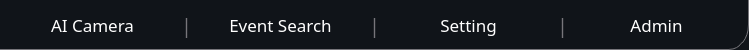
             <widget class="QWidget" name="tab_backgournd" native="true">
              <property name="sizePolicy">
               <sizepolicy hsizetype="Fixed" vsizetype="Fixed">
                <horstretch>0</horstretch>
                <verstretch>0</verstretch>
               </sizepolicy>
              </property>
              <property name="minimumSize">
               <size>
                <width>522</width>
                <height>50</height>
               </size>
              </property>
              <property name="maximumSize">
               <size>
                <width>12345</width>
                <height>50</height>
               </size>
              </property>
              <property name="styleSheet">
               <string notr="true">background-color: rgb(16, 20, 25);

border-right: 1px solid rgb(119, 118, 123);
border-bottom-right-radius:20px solid rgb(119, 118, 123);

border-bottom:1px solid rgb(119, 118, 123);
</string>
              </property>
              <layout class="QHBoxLayout" name="horizontalLayout_14">
               <item>
                <layout class="QHBoxLayout" name="horizontalLayout_31">
                 <item>
                  <widget class="QPushButton" name="camera_bnt">
                   <property name="minimumSize">
                    <size>
                     <width>163</width>
                     <height>28</height>
                    </size>
                   </property>
                   <property name="maximumSize">
                    <size>
                     <width>163</width>
                     <height>28</height>
                    </size>
                   </property>
                   <property name="font">
                    <font>
                     <family>Sans</family>
                     <pointsize>13</pointsize>
                    </font>
                   </property>
                   <property name="cursor">
                    <cursorShape>PointingHandCursor</cursorShape>
                   </property>
                   <property name="styleSheet">
                    <string notr="true">color: rgb(255, 255, 255);
border: 1px solid rgba(0, 0, 0, 0);
background-color: rgba(191, 64, 64, 0);</string>
                   </property>
                   <property name="text">
                    <string>AI Camera</string>
                   </property>
                  </widget>
                 </item>
                 <item>
                  <widget class="QLabel" name="tab_partion_11">
                   <property name="sizePolicy">
                    <sizepolicy hsizetype="Fixed" vsizetype="Fixed">
                     <horstretch>0</horstretch>
                     <verstretch>0</verstretch>
                    </sizepolicy>
                   </property>
                   <property name="minimumSize">
                    <size>
                     <width>3</width>
                     <height>0</height>
                    </size>
                   </property>
                   <property name="font">
                    <font>
                     <family>Sans</family>
                     <pointsize>14</pointsize>
                    </font>
                   </property>
                   <property name="styleSheet">
                    <string notr="true">color: rgb(119, 118, 123);
background-color: rgba(191, 64, 64, 0);
border: 1px solid rgba(0, 0, 0, 0);
background-color: rgba(0, 0 0, 0);</string>
                   </property>
                   <property name="text">
                    <string>|</string>
                   </property>
                   <property name="textFormat">
                    <enum>Qt::TextFormat::PlainText</enum>
                   </property>
                   <property name="alignment">
                    <set>Qt::AlignmentFlag::AlignCenter</set>
                   </property>
                  </widget>
                 </item>
                 <item>
                  <widget class="QPushButton" name="search_memu_bnt">
                   <property name="minimumSize">
                    <size>
                     <width>163</width>
                     <height>28</height>
                    </size>
                   </property>
                   <property name="maximumSize">
                    <size>
                     <width>163</width>
                     <height>28</height>
                    </size>
                   </property>
                   <property name="font">
                    <font>
                     <family>Sans</family>
                     <pointsize>13</pointsize>
                    </font>
                   </property>
                   <property name="cursor">
                    <cursorShape>PointingHandCursor</cursorShape>
                   </property>
                   <property name="styleSheet">
                    <string notr="true">color: rgb(255, 255, 255);
background-color: rgba(191, 64, 64, 0);
border: 1px solid rgba(0, 0, 0, 0);</string>
                   </property>
                   <property name="text">
                    <string>Event Search</string>
                   </property>
                  </widget>
                 </item>
                 <item>
                  <widget class="QLabel" name="tab_partion_5">
                   <property name="sizePolicy">
                    <sizepolicy hsizetype="Fixed" vsizetype="Fixed">
                     <horstretch>0</horstretch>
                     <verstretch>0</verstretch>
                    </sizepolicy>
                   </property>
                   <property name="minimumSize">
                    <size>
                     <width>3</width>
                     <height>0</height>
                    </size>
                   </property>
                   <property name="font">
                    <font>
                     <family>Sans</family>
                     <pointsize>14</pointsize>
                    </font>
                   </property>
                   <property name="styleSheet">
                    <string notr="true">color: rgb(119, 118, 123);
background-color: rgba(191, 64, 64, 0);
border: 1px solid rgba(0, 0, 0, 0);
background-color: rgba(0, 0 0, 0);</string>
                   </property>
                   <property name="text">
                    <string>|</string>
                   </property>
                   <property name="textFormat">
                    <enum>Qt::TextFormat::PlainText</enum>
                   </property>
                   <property name="alignment">
                    <set>Qt::AlignmentFlag::AlignCenter</set>
                   </property>
                  </widget>
                 </item>
                 <item>
                  <widget class="QPushButton" name="setting_bnt">
                   <property name="minimumSize">
                    <size>
                     <width>163</width>
                     <height>28</height>
                    </size>
                   </property>
                   <property name="maximumSize">
                    <size>
                     <width>163</width>
                     <height>28</height>
                    </size>
                   </property>
                   <property name="font">
                    <font>
                     <family>Sans</family>
                     <pointsize>13</pointsize>
                    </font>
                   </property>
                   <property name="cursor">
                    <cursorShape>PointingHandCursor</cursorShape>
                   </property>
                   <property name="styleSheet">
                    <string notr="true">color: rgb(255, 255, 255);
background-color: rgba(191, 64, 64, 0);
border: 1px solid rgba(0, 0, 0, 0);</string>
                   </property>
                   <property name="text">
                    <string>Setting</string>
                   </property>
                  </widget>
                 </item>
                 <item>
                  <widget class="QLabel" name="tab_partion_4">
                   <property name="sizePolicy">
                    <sizepolicy hsizetype="Fixed" vsizetype="Fixed">
                     <horstretch>0</horstretch>
                     <verstretch>0</verstretch>
                    </sizepolicy>
                   </property>
                   <property name="minimumSize">
                    <size>
                     <width>3</width>
                     <height>0</height>
                    </size>
                   </property>
                   <property name="font">
                    <font>
                     <family>Sans</family>
                     <pointsize>14</pointsize>
                    </font>
                   </property>
                   <property name="styleSheet">
                    <string notr="true">color: rgb(119, 118, 123);
background-color: rgba(191, 64, 64, 0);
border: 1px solid rgba(0, 0, 0, 0);
background-color: rgba(0, 0 0, 0);</string>
                   </property>
                   <property name="text">
                    <string>|</string>
                   </property>
                   <property name="textFormat">
                    <enum>Qt::TextFormat::PlainText</enum>
                   </property>
                   <property name="alignment">
                    <set>Qt::AlignmentFlag::AlignCenter</set>
                   </property>
                  </widget>
                 </item>
                 <item>
                  <widget class="QPushButton" name="admin_bnt">
                   <property name="minimumSize">
                    <size>
                     <width>163</width>
                     <height>28</height>
                    </size>
                   </property>
                   <property name="maximumSize">
                    <size>
                     <width>163</width>
                     <height>28</height>
                    </size>
                   </property>
                   <property name="font">
                    <font>
                     <family>Sans</family>
                     <pointsize>13</pointsize>
                    </font>
                   </property>
                   <property name="cursor">
                    <cursorShape>PointingHandCursor</cursorShape>
                   </property>
                   <property name="styleSheet">
                    <string notr="true">color: rgb(255, 255, 255);
border: 1px solid rgba(0, 0, 0, 0);
background-color: rgba(191, 64, 64, 0);</string>
                   </property>
                   <property name="text">
                    <string>Admin</string>
                   </property>
                  </widget>
                 </item>
                </layout>
               </item>
              </layout>
             </widget>
